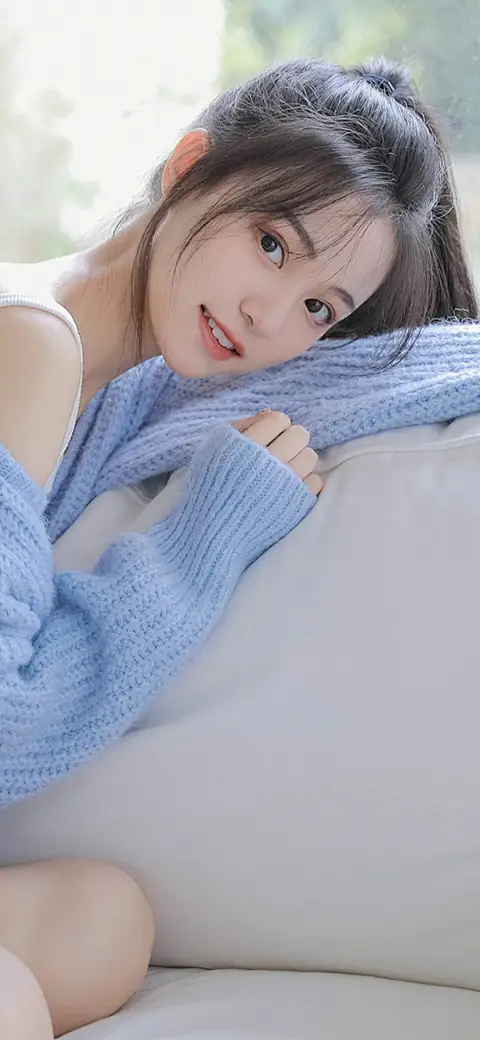
#> input picture opencv_study/7f0c8d1aa4027903131c91e2e2dcecd541d19130123c10-72luVL_fw480webp.webp, 480 x 1040 px
$ python day3_3.py
#> lines starting #> are read from the running program, lines starting #| are printed output that depends on the picture; after the words box and inside, x2 and y2 are one past the last pixel; in counts of white or black regions, pixels touching at a corner belong together
"""
特征：由像素构成的值，一组像素值构成种几何形状
1. 像素值
    1. 平均灰度值
    2. 颜色值
    3. 语义特征（高级特征）

2. 几何特征
   1. 面积
   2. 线条的周长
   3. 长宽比
   4. 轮廓面积占外接矩形的面积
   5. 方向
   6. 端点
   7. 凸包
   8. 外接/内接矩形
   9. 外接/内接圆
   10. 外接/内接椭圆
   11. 低级特征

ANN决定类别，由高级和低级特征共同决定; opencv主要靠低级特征（尽量获取几何信息来做判断）;
"""

import numpy as np
import cv2


def show(img, title=''):
    cv2.imshow(title, img)
    cv2.waitKey(0)


# 边缘检测都是针对灰度图像
img = cv2.imread("7f0c8d1aa4027903131c91e2e2dcecd541d19130123c10-72luVL_fw480webp.webp", 0)
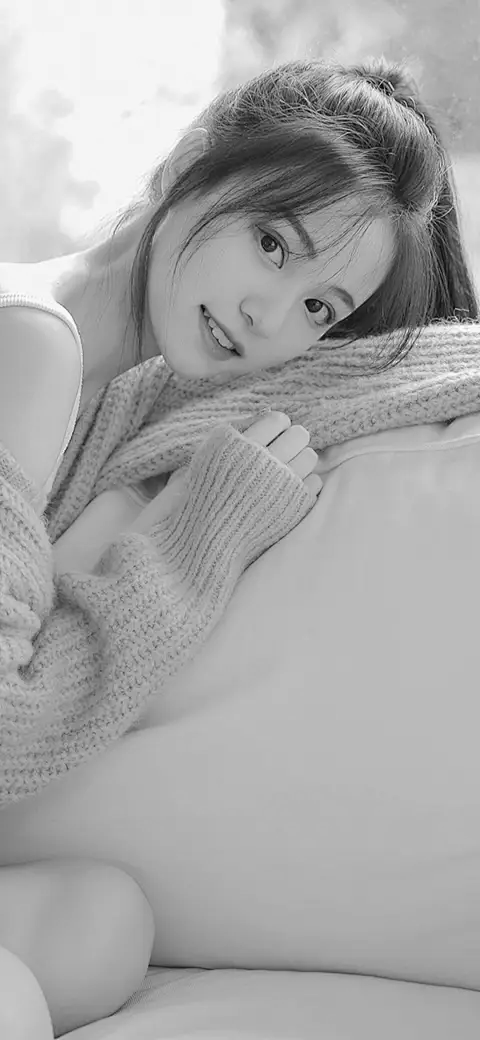
#> img: shape (1040, 480); min 0, max 255, mean 167.4
# img = cv2.resize(img, [512, 512])
show(img, '1')
oldImg = img.copy()  # 创建1个新对象
gau_shi = cv2.GaussianBlur(oldImg, [3, 3], 0)
_, gau_shi = cv2.threshold(gau_shi, 128, 255, cv2.THRESH_BINARY)
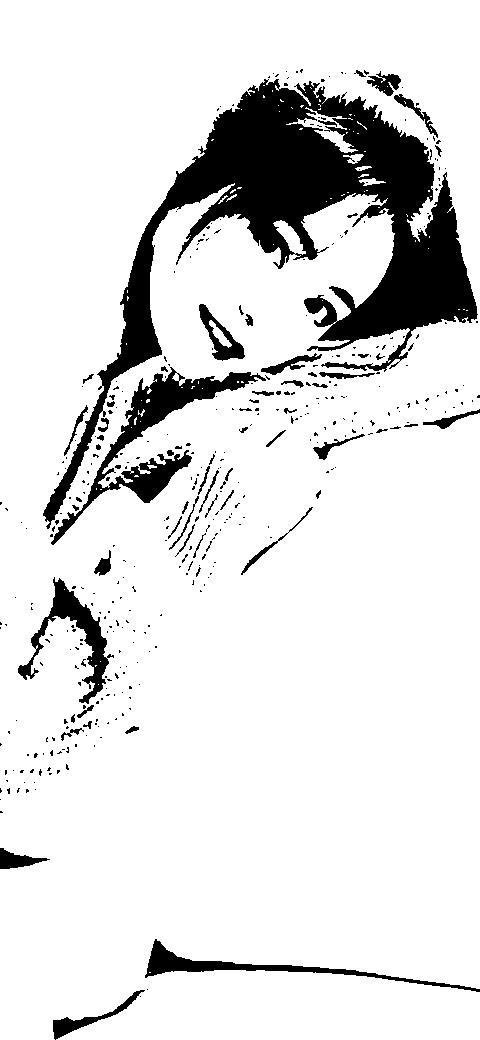
#> gau_shi: shape (1040, 480); 87.3% white; 405 black regions (344 under 20 px), largest, box (x1, y1, x2, y2) and area: (43, 79, 478, 529) 43506, (51, 367, 266, 545) 6167, (18, 577, 114, 704) 2739
canny = cv2.Canny(gau_shi, 50, 150)
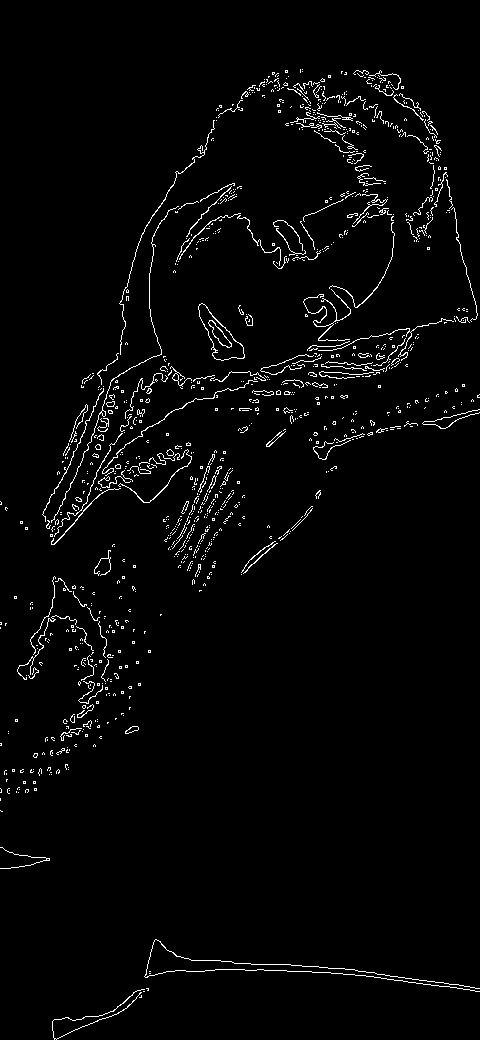
#> canny: shape (1040, 480); 2.5% white in thin lines or dots
show(canny, 'canny')
contours, hierarchy = cv2.findContours(canny, cv2.RETR_LIST, cv2.CHAIN_APPROX_SIMPLE)
#> contours = 1179 contours, 1150 with area under 20; largest, box (x1, y1, x2, y2) and area: (198, 303, 245, 361) 1116, (198, 303, 245, 361) 1083, (208, 320, 232, 348) 218, (208, 320, 232, 348) 196, (125, 726, 139, 734) 52
for i in range(len(contours)):
    if len(contours[i]) < 100:
        continue
    # oldImg.copy()  # ，每次运行的时候，会新建一个地址空间。避免内容叠加

    # img = cv2.drawContours(oldImg.copy(), contours, i, (0, 0, 255), 2)
    # show(img, str(i))
    # 外接矩形
    leftx, lefty, w, h = cv2.boundingRect(contours[i])  # 得到最小外接矩型 ,不包含旋转矩型
    img = cv2.rectangle(img, (leftx, lefty), (leftx + w, lefty + h), (0, 0, 255), 20)
    show(img, "rectangle")
#> this loop made 1179 passes
#> (leftx, lefty, w, h) on passes 3, 7: (52, 989, 93, 51), (144, 939, 336, 53)
#> pass 3, `img = cv2.rectangle(img, (leftx, lefty), (leftx + w, lefty + h), (0, 0..`:
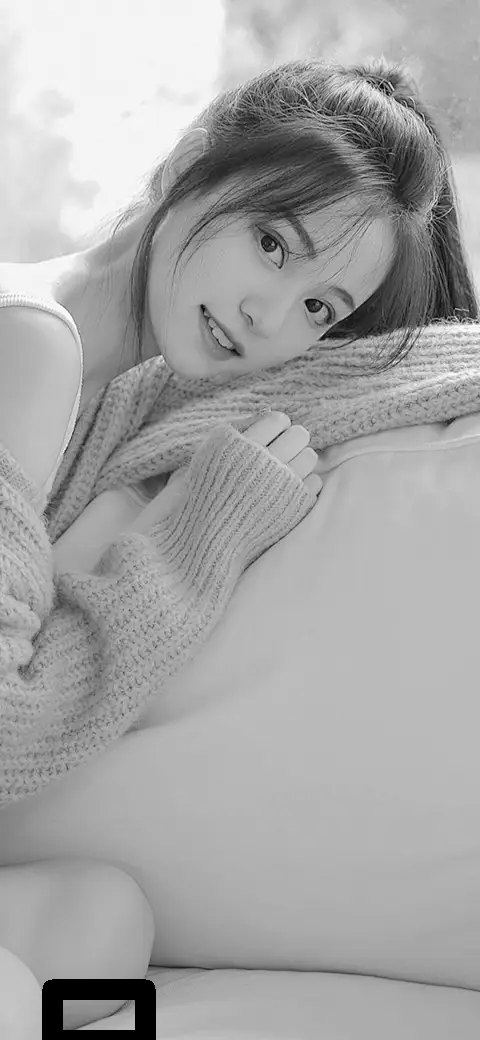
#> img: shape (1040, 480); 0.95% of pixels changed, all inside (x1, y1, x2, y2) = (42, 979, 156, 1040)
#> after the loop:
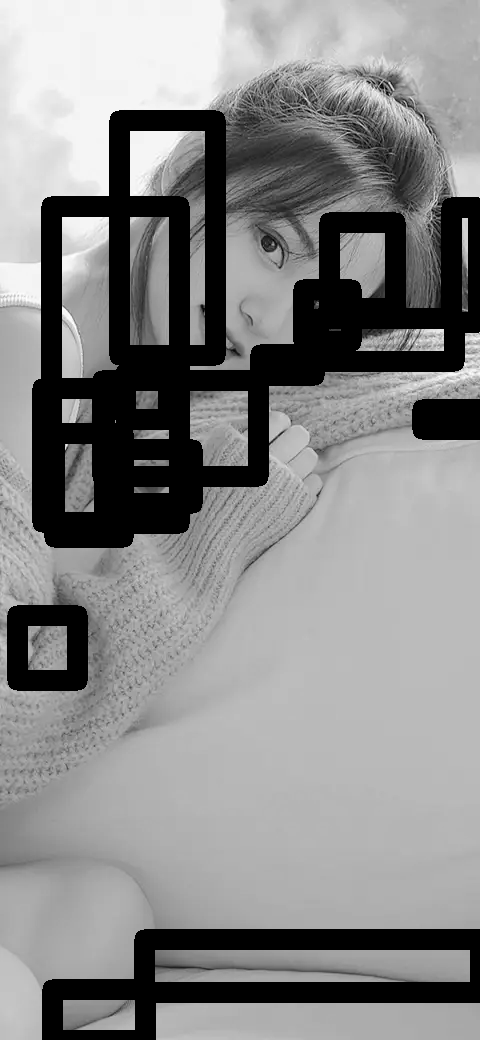
#> img: shape (1040, 480); 19.11% of pixels changed, all inside (x1, y1, x2, y2) = (7, 110, 480, 1003)

    # [35 lines of commented-out code are left out]
